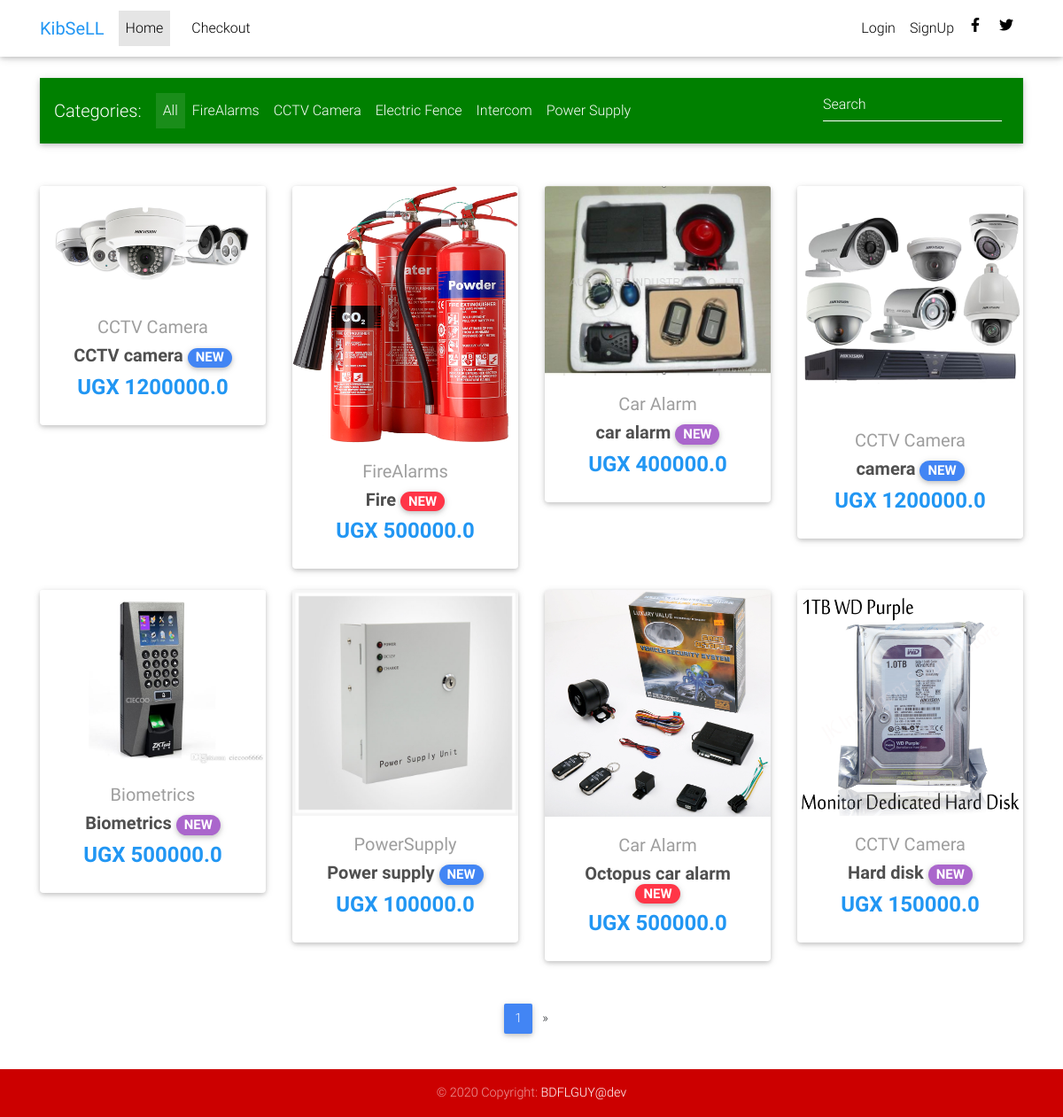
The page / on the database its author committed.
### products/models.py (models this page shows, shortened)
class Item(models.Model):
    title = models.CharField(max_length=100)
    price = models.FloatField()
    discount_price = models.FloatField(blank=True, null=True)
    category = models.CharField(choices=CATEGORY_CHOICES, max_length=10)
    label = models.CharField(choices=LABEL_CHOICES, max_length=1)
    slug = models.SlugField()
    description = models.TextField()
    image = models.ImageField()
    def get_absolute_url(self):
        return reverse("core:product", kwargs={
            'slug': self.slug
        })

### products/views.py (the view)
# urls.py: path('', HomeView.as_view(), name='home'),
class HomeView(ListView):
    model = Item
    paginate_by = 8
    template_name = "home.html"

### products/templates/home.html (shortened to what this page needs)
{% extends "base.html" %}
{% block content %}
  <main>
    <div class="container">
      <nav class="navbar navbar-expand-lg navbar-dark mdb-color lighten-3 mt-3 mb-5">
        <span class="navbar-brand">Categories:</span>
        <div class="collapse navbar-collapse" id="basicExampleNav">
          <ul class="navbar-nav mr-auto">
            <li class="nav-item active">
              <a class="nav-link" href="#">All
              </a>
            </li>
            <li class="nav-item">
              <a class="nav-link" href="#">FireAlarms</a>
            </li>
            <li class="nav-item">
              <a class="nav-link" href="#">CCTV Camera</a>
            </li>
            <li class="nav-item">
              <a class="nav-link" href="#">Electric Fence</a>
            </li>
            <li class="nav-item">
              <a class="nav-link" href="#">Intercom</a>
            </li><li class="nav-item">
              <a class="nav-link" href="#">Power Supply</a>
            </li>
          </ul>
          <form class="form-inline">
            <div class="md-form my-0">
              <input class="form-control mr-sm-2" type="text" placeholder="Search" aria-label="Search">
            </div>
          </form>
        </div>
      </nav>
      <section class="text-center mb-4">
        <div class="row wow fadeIn">
          {% for item in object_list %}
          <div class="col-lg-3 col-md-6 mb-4">
            <div class="card">
              <div class="view overlay">
                <img src="{{ item.image.url }}" class="card-img-top">
              </div>
              <div class="card-body text-center">
                <a href="" class="grey-text">
                  <h5>{{ item.get_category_display }}</h5>
                </a>
                <h5>
                  <strong>
                    <a href="{{ item.get_absolute_url }}" class="dark-grey-text">{{ item.title }}
                      <span class="badge badge-pill {{ item.get_label_display }}-color">NEW</span>
                    </a>
                  </strong>
                </h5>
                <h4 class="font-weight-bold blue-text">
                  <strong>UGX
                  {% if item.discount_price %}
                  {{ item.discount_price }}
                  {% else %}
                  {{ item.price }}
                  {% endif %}
                  </strong>
                </h4>
              </div>
            </div>
          </div>
          {% endfor %}
        </div>
      </section>
      {% if is_paginated %}
      <nav class="d-flex justify-content-center wow fadeIn">
        <ul class="pagination pg-blue">
          <li class="page-item active">
            <a class="page-link" href="?page={{ page_obj.number }}">{{ page_obj.number }}
            </a>
          </li>
          {% if page_obj.has_next %}
          <li class="page-item">
            <a class="page-link" href="?page={{ page_obj.next_page_number }}" aria-label="Next">
              <span aria-hidden="true">&raquo;</span>
            </a>
          </li>
          {% endif %}
        </ul>
      </nav>
      {% endif %}
    </div>
  </main>
{% endblock content %}

### products/static/sell/css/style.css (style rules this page uses)
html, body, .view { height: 100%; }

### products/templates/base.html (style rules this page uses)
html, body, header, .carousel { height: 60vh; }

### rows shown on the page
Item: image (picture), category "CCTV Camera", title "CCTV camera", price "1200000.0"
Item: image (picture), category "FireAlarms", title "Fire", price "500000.0"
Item: image (picture), category "Car Alarm", title "car alarm", price "400000.0"
Item: image (picture), category "CCTV Camera", title "camera", price "1200000.0"
Item: image (picture), category "Biometrics", title "Biometrics", price "500000.0"
Item: image (picture), category "PowerSupply", title "Power supply", price "100000.0"
Item: image (picture), category "Car Alarm", title "Octopus car alarm", price "500000.0"
Item: image (picture), category "CCTV Camera", title "Hard disk", price "150000.0"

### other values the page prints
{{ page_obj.number }} "1"
